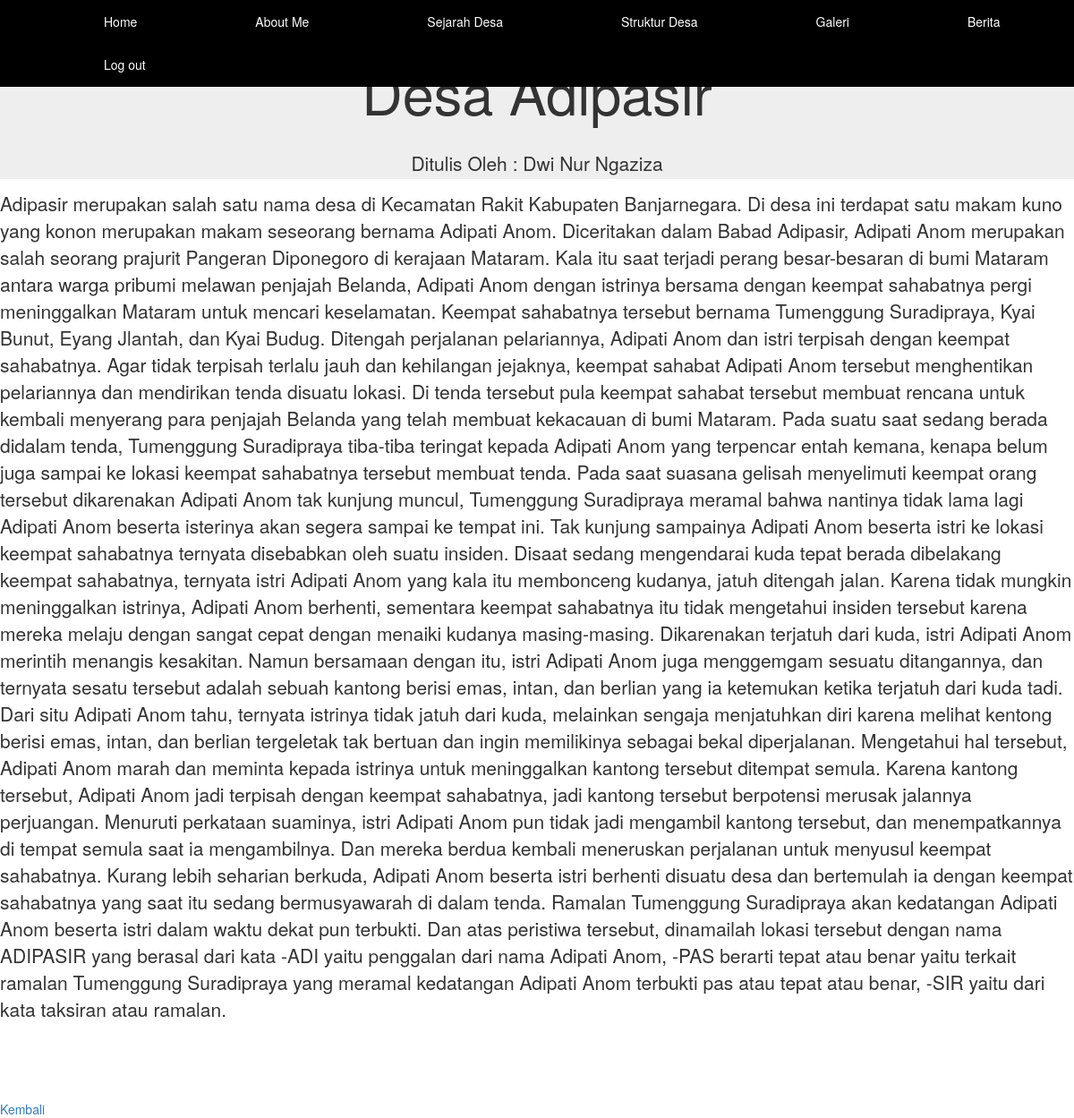
/klikberita.php?ID=4, run on the app's committed database.
### tables this page shows
CREATE TABLE IF NOT EXISTS `artikel` (
`ID` int(11) NOT NULL,
  `Judul` varchar(255) NOT NULL,
  `Penulis` varchar(255) NOT NULL,
  `Isi` text NOT NULL
);

### proses_berita.php (called while the page is built, shortened)
<?php
$conn = mysqli_connect("localhost", "root", "", "webdesa");
function query($query) {
  global $conn;
  $result = mysqli_query($conn, $query);
  $rows = [];
  while($row = mysqli_fetch_assoc($result)){
    $rows[] = $row;
  }
  return $rows;
}
 ?>

### klikberita.php (the view, shortened to what this page needs)
<?php
require 'proses_berita.php';
$ID = $_GET["ID"];
$artikel =query("SELECT *FROM artikel WHERE ID = $ID")[0];
?>
<!DOCTYPE html>
<html lang="en">
  <head>
    <link href="bootstrap.min.css" rel="stylesheet">
  </head>
  <body>
    <div class="jumbotron">
      <ul class="navbar navbar-fixed-top">
        <li><a class="active" href="webdesa.php">Home</a></li>
        <li><a href="my biodata.html">About Me</a></li>
        <li><a href="sejarah.html">Sejarah Desa</a></li>
        <li><a href="Struktur.html">Struktur Desa</a></li>
        <li><a href="galeri.php">Galeri</a></li>
        <li><a href="artikel">Berita</a></li>
        <li><a href="login.php" onclick="return confirm('Anda yakin ingin keluar?');">Log out</a></li>
      </ul>
      <h1 class="text-center"><?= $artikel["Judul"]; ?></h1>
      <p class="text-center">Ditulis Oleh : <?=$artikel["Penulis"];  ?></p>
      <section id="main">
        <div class="conatiner">
          <div class="box thubmnail col-md 8">
            <article class="" id="main-col">
                <p><?= $artikel["Isi"];  ?></p><br><br><br>
                <h5><a href="konten.php">Kembali</a></h5>
            </article>
          </div>
        </div>
      </section>
    </div>
  </body>
</html>

### klikberita.php (style rules this page uses)
* { padding: 0; margin: 0; }
.navbar { padding: 0; margin: 0; }
ul { text-decoration: none; list-style-type: none; margin: 5px; padding: 5px; overflow: hidden; background-color: black; }
li { float: left; }
li a { margin-left:100px; display: inline-block; color: white; text-align: center; padding: 14px 16px; text-decoration: none; }
.jumbotron { height: 200px; width: 100%; }

### data on the page
artikel: Judul "Desa Adipasir", Penulis "Dwi Nur Ngaziza", Isi "Adipasir merupakan salah satu nama desa di Kecamatan Rakit Kabupaten Banjarnegara. Di desa ini terdapat satu makam kuno yang konon merupakan makam seseorang bernama Adipati Anom. Diceritakan dalam Babad Adipasir, Adipati Anom merupakan salah seorang prajurit Pangeran Diponegoro di kerajaan Mataram. Kala itu saat terjadi perang besar-besaran di bumi Mataram antara warga pribumi melawan penjajah Belanda, Adipati Anom dengan istrinya bersama dengan keempat sahabatnya pergi meninggalkan Mataram untuk mencari keselamatan. Keempat sahabatnya tersebut bernama Tumenggung Suradipraya, Kyai Bunut, Eyang Jlantah, dan Kyai Budug. Ditengah perjalanan pelariannya, Adipati Anom dan istri terpisah dengan…"
